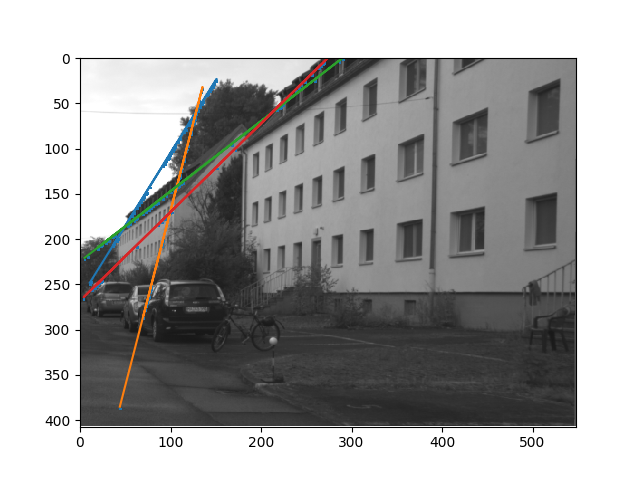

Generate this figure with Python:
import cv2
import matplotlib.pyplot as plt
import matplotlib.image as mpimg
import matplotlib.patches as plp
import numpy as np
import random
import math

def Convolution(img, kernel):
    height = img.shape[0]
    width = img.shape[1]
    kheight = kernel.shape[0] // 2
    kwidth = kernel.shape[1] // 2

    pad = ((kheight, kwidth), (kheight, kwidth))
    imgout = np.empty(img.shape, dtype=np.float64)
    img = np.pad(img, pad, mode='constant', constant_values=0)

    for i in np.arange(kheight, height + kheight):
        for j in np.arange(kwidth, width + kwidth):
            partition = img[i - kheight:i + kheight + 1, j - kwidth:j + kwidth + 1]
            imgout[i - kheight, j - kwidth] = (partition*kernel).sum()

    return imgout


def GuassianFilter(sigma):
    fsize = 2 * int(4 * sigma + 0.5) + 1
    gaussian = np.zeros((fsize, fsize), np.float64)
    m = fsize // 2
    n = fsize // 2
    
    for x in range(-m, m+1):
        for y in range(-n, n+1):
            x1 = 2*np.pi*(sigma**2)
            x2 = np.exp(-(x**2 + y**2)/(2* sigma**2))
            gaussian[x+m, y+n] = (1/x1)*x2

    return gaussian

def non_max_suppression(points):
    for y in range(len(points) - 2):
        for x in range(len(points[y]) - 2):
            sample = []
            
            for yy in range(3):
                for xx in range(3):
                    sample += [points[y+yy][x+xx]]

            max_idx = np.argmax(sample)

            for yy in range(3):
                for xx in range(3):
                    if yy*3 + xx != max_idx:
                        points[y+yy][x+xx] = 0

    return points

def ransac(img, points, inlier_threshold, dis_threshold):
    li = []
    plt.imshow(img)
    arbitrary_coordinates_system_already_previous_examined_fully = []
    for k in range(100):
        ran_range = len(points[0]) - 1
        plt.axis([0, len(img[0]), 0, len(img)])
        plt.gca().invert_yaxis()
        x = []
        y = []

        ran_idx = random.randrange(ran_range)
        (t1,t2) = (points[0][ran_idx],points[1][ran_idx])
        ran_idx = random.randrange(ran_range)
        (t3,t4) = (points[0][ran_idx],points[1][ran_idx])

        if ((t1,t2),(t3,t4)) in arbitrary_coordinates_system_already_previous_examined_fully:
            print("Collision:", t1, t2, t3, t4)
            continue

        arbitrary_coordinates_system_already_previous_examined_fully.append(((t1,t2),(t3,t4)))

        x.append(t1)
        x.append(t3)
        y.append(t2)
        y.append(t4)

        x = np.array(x)
        y = np.array(y)

    

        m, b = np.polyfit(x, y, 1)


        inlier_c = 0

        for j in range(len(points[0])):
            y1 = points[0][j]
            x1 = points[1][j]

            if m == 0:
                continue

            b1 = y1 + x1 / m
            xp = (b1 - b) / (m + 1 / m)
            yp = m * xp + b
            d = math.sqrt((y1 - yp)**2 + (x1 - xp)**2)
   
            if d < dis_threshold:
                inlier_c += 1
                y = np.append(y, yp)
                x = np.append(x, xp)

        if inlier_c >= inlier_threshold:
            m, b = np.polyfit(x, y, 1)
            li.append((inlier_c, (m,b), (x,y)))

    li = sorted(li, key=lambda x: x[0], reverse=True)
    
    for i in range(4 if len(li) >= 4 else len(li)):
        x = li[i][2][0]
        m = li[i][1][0]
        b = li[i][1][1]
        y = li[i][2][1]
        for j in range(len(x)):
            plt.gca().add_patch(plp.Rectangle((x[j]-1, y[j]+1), 3, 3, linewidth=1))
        plt.plot(x, x*m+b)

    plt.savefig('ransac.png')
    plt.show()


    

def hessian(img_orig, threshold):

    img = np.zeros((img_orig.shape[0], img_orig.shape[1]))

    for y in range(len(img_orig)):
        for x in range(len(img_orig[y])):
            img[y][x] = img_orig[y][x][0]

    gaussian = GuassianFilter(0.84)

    sobelx = np.array([[1, 0, -1], [2, 0, -2], [1, 0, -1]])
    sobely = np.array([[1, 2, 1], [0, 0, 0], [-1, -2, -1]])

    dx = Convolution(img, sobelx)
    dy = Convolution(img, sobely)

    dxx = Convolution(img, sobelx)
    dyy = Convolution(img, sobely)

    dxx2 = np.square(dxx)
    dyy2 = np.square(dyy)
    dxy = dx * dy

    Ixx2 = Convolution(dxx2, gaussian)
    Iyy2 = Convolution(dyy2, gaussian)
    Ixy = Convolution(dxy, gaussian)

    det_hessian = Ixx2*Iyy2 - np.square(Ixy)
   
    for x in range(len(det_hessian)):
        for y in range(len(det_hessian[x])):
            if det_hessian[x][y] <= threshold:
                det_hessian[x][y] = 0

    points = non_max_suppression(det_hessian)

    points = np.where(points != 0)

    return points, img_orig


if __name__ == '__main__':
    
    img = mpimg.imread('road.png')

    points, img = hessian(img, 0.04)

    ransac(img, points, 7, 10)